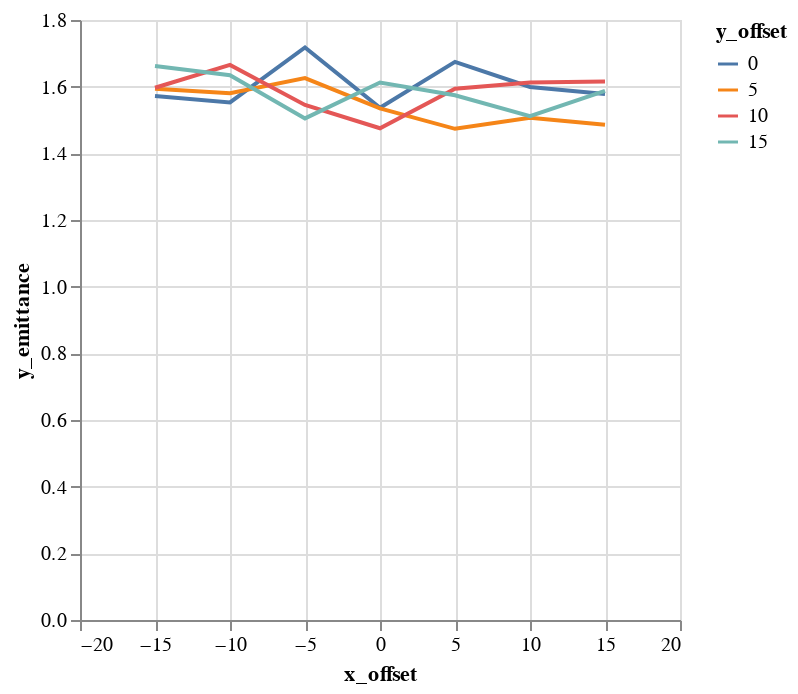

The code cell stored with this chart in its notebook:
### Code cell
alt.Chart(emit_df).mark_line().encode(
    color='y_offset:N',
    x='x_offset',
    y='y_emittance',
)

### Figure 1 — Vega-Lite specification as saved in the notebook (floating-point values rounded to 4 significant figures)
{"$schema": "https://vega.github.io/schema/vega-lite/v1.2.1.json", "data": {"values": [{"losses": 0, "relbeta": 0.002308, "sourceID": 16777222, "sourceName": "x_-15_y_0", "x_emittance": 1.621, "x_emittance_rel": 1.0, "x_norm_emittance": 0.003742, "x_offset": -15, "y_emittance": 1.572, "y_emittance_rel": 1.0, "y_norm_emittance": 0.003629, "y_offset": 0}, {"losses": 0, "relbeta": 0.002308, "sourceID": 16777229, "sourceName": "x_-15_y_5", "x_emittance": 1.593, "x_emittance_rel": 1.0, "x_norm_emittance": 0.003678, "x_offset": -15, "y_emittance": 1.594, "y_emittance_rel": 1.0, "y_norm_emittance": 0.003679, "y_offset": 5}, {"losses": 0, "relbeta": 0.002308, "sourceID": 16777236, "sourceName": "x_-15_y_10", "x_emittance": 1.617, "x_emittance_rel": 1.0, "x_norm_emittance": 0.003733, "x_offset": -15, "y_emittance": 1.597, "y_emittance_rel": 1.0, "y_norm_emittance": 0.003686, "y_offset": 10}, {"losses": 0, "relbeta": 0.002308, "sourceID": 16777243, "sourceName": "x_-15_y_15", "x_emittance": 1.671, "x_emittance_rel": 1.0, "x_norm_emittance": 0.003858, "x_offset": -15, "y_emittance": 1.662, "y_emittance_rel": 1.0, "y_norm_emittance": 0.003836, "y_offset": 15}, {"losses": 0, "relbeta": 0.002308, "sourceID": 16777220, "sourceName": "x_-10_y_0", "x_emittance": 1.592, "x_emittance_rel": 1.0, "x_norm_emittance": 0.003675, "x_offset": -10, "y_emittance": 1.553, "y_emittance_rel": 1.0, "y_norm_emittance": 0.003584, "y_offset": 0}, {"losses": 0, "relbeta": 0.002308, "sourceID": 16777227, "sourceName": "x_-10_y_5", "x_emittance": 1.613, "x_emittance_rel": 1.0, "x_norm_emittance": 0.003723, "x_offset": -10, "y_emittance": 1.58, "y_emittance_rel": 1.0, "y_norm_emittance": 0.003647, "y_offset": 5}, {"losses": 0, "relbeta": 0.002308, "sourceID": 16777234, "sourceName": "x_-10_y_10", "x_emittance": 1.487, "x_emittance_rel": 1.0, "x_norm_emittance": 0.003432, "x_offset": -10, "y_emittance": 1.665, "y_emittance_rel": 1.0, "y_norm_emittance": 0.003844, "y_offset": 10}, {"losses": 0, "relbeta": 0.002308, "sourceID": 16777241, "sourceName": "x_-10_y_15", "x_emittance": 1.45, "x_emittance_rel": 1.0, "x_norm_emittance": 0.003347, "x_offset": -10, "y_emittance": 1.634, "y_emittance_rel": 1.0, "y_norm_emittance": 0.003773, "y_offset": 15}, {"losses": 0, "relbeta": 0.002308, "sourceID": 16777218, "sourceName": "x_-5_y_0", "x_emittance": 1.676, "x_emittance_rel": 1.0, "x_norm_emittance": 0.00387, "x_offset": -5, "y_emittance": 1.718, "y_emittance_rel": 1.0, "y_norm_emittance": 0.003965, "y_offset": 0}, {"losses": 0, "relbeta": 0.002308, "sourceID": 16777225, "sourceName": "x_-5_y_5", "x_emittance": 1.523, "x_emittance_rel": 1.0, "x_norm_emittance": 0.003517, "x_offset": -5, "y_emittance": 1.626, "y_emittance_rel": 1.0, "y_norm_emittance": 0.003753, "y_offset": 5}, {"losses": 0, "relbeta": 0.002308, "sourceID": 16777232, "sourceName": "x_-5_y_10", "x_emittance": 1.511, "x_emittance_rel": 1.0, "x_norm_emittance": 0.003489, "x_offset": -5, "y_emittance": 1.545, "y_emittance_rel": 1.0, "y_norm_emittance": 0.003567, "y_offset": 10}, {"losses": 0, "relbeta": 0.002308, "sourceID": 16777239, "sourceName": "x_-5_y_15", "x_emittance": 1.692, "x_emittance_rel": 1.0, "x_norm_emittance": 0.003905, "x_offset": -5, "y_emittance": 1.505, "y_emittance_rel": 1.0, "y_norm_emittance": 0.003474, "y_offset": 15}, {"losses": 0, "relbeta": 0.002308, "sourceID": 16777216, "sourceName": "x_0_y_0", "x_emittance": 1.54, "x_emittance_rel": 1.0, "x_norm_emittance": 0.003555, "x_offset": 0, "y_emittance": 1.537, "y_emittance_rel": 1.0, "y_norm_emittance": 0.003547, "y_offset": 0}, {"losses": 0, "relbeta": 0.002308, "sourceID": 16777223, "sourceName": "x_0_y_5", "x_emittance": 1.541, "x_emittance_rel": 1.0, "x_norm_emittance": 0.003556, "x_offset": 0, "y_emittance": 1.535, "y_emittance_rel": 1.0, "y_norm_emittance": 0.003544, "y_offset": 5}, {"losses": 0, "relbeta": 0.002308, "sourceID": 16777230, "sourceName": "x_0_y_10", "x_emittance": 1.403, "x_emittance_rel": 1.0, "x_norm_emittance": 0.003239, "x_offset": 0, "y_emittance": 1.475, "y_emittance_rel": 1.0, "y_norm_emittance": 0.003406, "y_offset": 10}, {"losses": 0, "relbeta": 0.002308, "sourceID": 16777237, "sourceName": "x_0_y_15", "x_emittance": 1.768, "x_emittance_rel": 1.0, "x_norm_emittance": 0.004082, "x_offset": 0, "y_emittance": 1.612, "y_emittance_rel": 1.0, "y_norm_emittance": 0.003722, "y_offset": 15}, {"losses": 0, "relbeta": 0.002308, "sourceID": 16777217, "sourceName": "x_5_y_0", "x_emittance": 1.55, "x_emittance_rel": 1.0, "x_norm_emittance": 0.003577, "x_offset": 5, "y_emittance": 1.674, "y_emittance_rel": 1.0, "y_norm_emittance": 0.003865, "y_offset": 0}, {"losses": 0, "relbeta": 0.002308, "sourceID": 16777224, "sourceName": "x_5_y_5", "x_emittance": 1.602, "x_emittance_rel": 1.0, "x_norm_emittance": 0.003699, "x_offset": 5, "y_emittance": 1.474, "y_emittance_rel": 1.0, "y_norm_emittance": 0.003402, "y_offset": 5}, {"losses": 0, "relbeta": 0.002308, "sourceID": 16777231, "sourceName": "x_5_y_10", "x_emittance": 1.463, "x_emittance_rel": 1.0, "x_norm_emittance": 0.003376, "x_offset": 5, "y_emittance": 1.594, "y_emittance_rel": 1.0, "y_norm_emittance": 0.003679, "y_offset": 10}, {"losses": 0, "relbeta": 0.002308, "sourceID": 16777238, "sourceName": "x_5_y_15", "x_emittance": 1.598, "x_emittance_rel": 1.0, "x_norm_emittance": 0.00369, "x_offset": 5, "y_emittance": 1.574, "y_emittance_rel": 1.0, "y_norm_emittance": 0.003634, "y_offset": 15}, {"losses": 0, "relbeta": 0.002308, "sourceID": 16777219, "sourceName": "x_10_y_0", "x_emittance": 1.519, "x_emittance_rel": 1.0, "x_norm_emittance": 0.003507, "x_offset": 10, "y_emittance": 1.599, "y_emittance_rel": 1.0, "y_norm_emittance": 0.003691, "y_offset": 0}, {"losses": 0, "relbeta": 0.002308, "sourceID": 16777226, "sourceName": "x_10_y_5", "x_emittance": 1.448, "x_emittance_rel": 1.0, "x_norm_emittance": 0.003342, "x_offset": 10, "y_emittance": 1.507, "y_emittance_rel": 1.0, "y_norm_emittance": 0.003478, "y_offset": 5}, {"losses": 0, "relbeta": 0.002308, "sourceID": 16777233, "sourceName": "x_10_y_10", "x_emittance": 1.743, "x_emittance_rel": 1.0, "x_norm_emittance": 0.004023, "x_offset": 10, "y_emittance": 1.613, "y_emittance_rel": 1.0, "y_norm_emittance": 0.003723, "y_offset": 10}, {"losses": 0, "relbeta": 0.002308, "sourceID": 16777240, "sourceName": "x_10_y_15", "x_emittance": 1.573, "x_emittance_rel": 1.0, "x_norm_emittance": 0.003631, "x_offset": 10, "y_emittance": 1.511, "y_emittance_rel": 1.0, "y_norm_emittance": 0.003489, "y_offset": 15}, {"losses": 0, "relbeta": 0.002308, "sourceID": 16777221, "sourceName": "x_15_y_0", "x_emittance": 1.499, "x_emittance_rel": 1.0, "x_norm_emittance": 0.003459, "x_offset": 15, "y_emittance": 1.578, "y_emittance_rel": 1.0, "y_norm_emittance": 0.003643, "y_offset": 0}, {"losses": 0, "relbeta": 0.002308, "sourceID": 16777228, "sourceName": "x_15_y_5", "x_emittance": 1.572, "x_emittance_rel": 1.0, "x_norm_emittance": 0.003628, "x_offset": 15, "y_emittance": 1.486, "y_emittance_rel": 1.0, "y_norm_emittance": 0.003429, "y_offset": 5}, {"losses": 0, "relbeta": 0.002308, "sourceID": 16777235, "sourceName": "x_15_y_10", "x_emittance": 1.623, "x_emittance_rel": 1.0, "x_norm_emittance": 0.003746, "x_offset": 15, "y_emittance": 1.616, "y_emittance_rel": 1.0, "y_norm_emittance": 0.00373, "y_offset": 10}, {"losses": 0, "relbeta": 0.002308, "sourceID": 16777242, "sourceName": "x_15_y_15", "x_emittance": 1.515, "x_emittance_rel": 1.0, "x_norm_emittance": 0.003497, "x_offset": 15, "y_emittance": 1.588, "y_emittance_rel": 1.0, "y_norm_emittance": 0.003665, "y_offset": 15}]}, "encoding": {"color": {"field": "y_offset", "type": "nominal"}, "x": {"field": "x_offset", "type": "quantitative"}, "y": {"field": "y_emittance", "type": "quantitative"}}, "mark": "line"}
